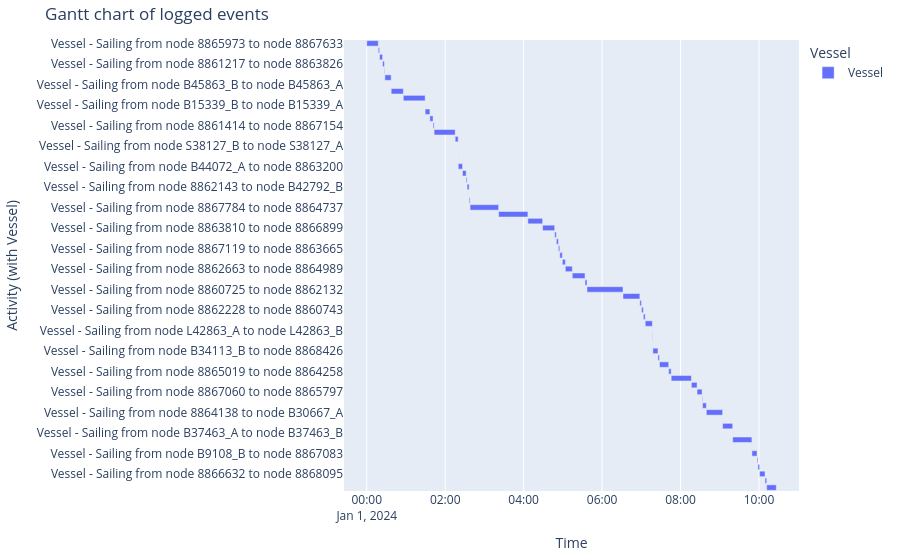

Write notebook code for a chart like this one.
### Markdown cell above
Dont understand why the average speed is not constant at 4 m/s while I did define the vessel like that...

### Code cell
generate_vessel_gantt_chart(df_eventtable)

### Figure 1 — Plotly figure (JSON) as saved in the notebook; plotly's stock layout.template omitted (floating-point values rounded to 4 significant figures)
{"data": [{"base": ["2024-01-01T00:00:00.000000000", "2024-01-01T00:17:36.175585000", "2024-01-01T00:19:38.087688000", "2024-01-01T00:24:11.482206000", "2024-01-01T00:26:57.515323000", "2024-01-01T00:27:41.413381000", "2024-01-01T00:37:21.038204000", "2024-01-01T00:37:23.802884000", "2024-01-01T00:55:57.584321000", "2024-01-01T01:29:19.016518000", "2024-01-01T01:29:21.783417000", "2024-01-01T01:36:33.539583000", "2024-01-01T01:41:25.391311000", "2024-01-01T01:43:02.302856000", "2024-01-01T02:15:18.392905000", "2024-01-01T02:19:48.598259000", "2024-01-01T02:19:51.362783000", "2024-01-01T02:19:58.232033000", "2024-01-01T02:20:00.996556000", "2024-01-01T02:26:29.827275000", "2024-01-01T02:32:01.145126000", "2024-01-01T02:33:28.693406000", "2024-01-01T02:36:36.120364000", "2024-01-01T02:36:38.889946000", "2024-01-01T02:38:04.039106000", "2024-01-01T03:21:44.112396000", "2024-01-01T04:06:30.721469000", "2024-01-01T04:29:02.246485000", "2024-01-01T04:47:27.049213000", "2024-01-01T04:49:59.973661000", "2024-01-01T04:53:07.316397000", "2024-01-01T04:55:17.134815000", "2024-01-01T04:59:11.415833000", "2024-01-01T05:03:46.285831000", "2024-01-01T05:14:24.291412000", "2024-01-01T05:33:51.678373000", "2024-01-01T05:36:54.898174000", "2024-01-01T06:32:00.090667000", "2024-01-01T06:57:44.471382000", "2024-01-01T07:00:16.278625000", "2024-01-01T07:03:05.723246000", "2024-01-01T07:05:59.790995000", "2024-01-01T07:16:54.226957000", "2024-01-01T07:17:05.294258000", "2024-01-01T07:17:38.968751000", "2024-01-01T07:17:41.735577000", "2024-01-01T07:25:26.978512000", "2024-01-01T07:27:49.308413000", "2024-01-01T07:41:50.719874000", "2024-01-01T07:45:41.104999000", "2024-01-01T08:16:37.075477000", "2024-01-01T08:25:16.168551000", "2024-01-01T08:32:57.489895000", "2024-01-01T08:33:45.287432000", "2024-01-01T08:39:26.569032000", "2024-01-01T09:04:24.079860000", "2024-01-01T09:04:26.852396000", "2024-01-01T09:19:45.319880000", "2024-01-01T09:19:48.088200000", "2024-01-01T09:49:10.175434000", "2024-01-01T09:49:12.949102000", "2024-01-01T09:57:00.805444000", "2024-01-01T09:58:22.353015000", "2024-01-01T10:00:56.468555000", "2024-01-01T10:09:11.038138000", "2024-01-01T10:11:47.104232000"], "hovertemplate": "object name=Vessel<br>start time=%{base}<br>stop time=%{x}<br>activity label=%{y}<extra></extra>", "legendgroup": "Vessel", "marker": {"color": "#636efa", "pattern": {"shape": ""}}, "name": "Vessel", "orientation": "h", "showlegend": true, "textposition": "auto", "type": "bar", "x": [1056175, 121912, 273394, 166033, 43898, 579624, 2764, 1113781, 2001432, 2766, 431756, 291851, 96911, 1936090, 270205, 2764, 6869, 2764, 388830, 331317, 87548, 187426, 2769, 85149, 2620073, 2686609, 1351525, 1104802, 152924, 187342, 129818, 234281, 274869, 638005, 1167386, 183219, 3305192, 1544380, 151807, 169444, 174067, 654435, 11067, 33674, 2766, 465242, 142329, 841411, 230385, 1855970, 519093, 461321, 47797, 341281, 1497510, 2772, 918467, 2768, 1762087, 2773, 467856, 81547, 154115, 494569, 156066, 877638], "xaxis": "x", "y": ["Vessel - Sailing from node 8865973 to node 8867633", "Vessel - Sailing from node 8867633 to node 8862102", "Vessel - Sailing from node 8862102 to node 8861217", "Vessel - Sailing from node 8861217 to node 8863826", "Vessel - Sailing from node 8863826 to node 22161426", "Vessel - Sailing from node 22161426 to node B45863_B", "Vessel - Sailing from node B45863_B to node B45863_A", "Vessel - Sailing from node B45863_A to node 8866170", "Vessel - Sailing from node 8866170 to node B15339_B", "Vessel - Sailing from node B15339_B to node B15339_A", "Vessel - Sailing from node B15339_A to node 8864161", "Vessel - Sailing from node 8864161 to node 8861414", "Vessel - Sailing from node 8861414 to node 8867154", "Vessel - Sailing from node 8867154 to node 8867029", "Vessel - Sailing from node 8867029 to node S38127_B", "Vessel - Sailing from node S38127_B to node S38127_A", "Vessel - Sailing from node S38127_A to node B44072_B", "Vessel - Sailing from node B44072_B to node B44072_A", "Vessel - Sailing from node B44072_A to node 8863200", "Vessel - Sailing from node 8863200 to node 8865803", "Vessel - Sailing from node 8865803 to node 8862143", "Vessel - Sailing from node 8862143 to node B42792_B", "Vessel - Sailing from node B42792_B to node B42792_A", "Vessel - Sailing from node B42792_A to node 8867784", "Vessel - Sailing from node 8867784 to node 8864737", "Vessel - Sailing from node 8864737 to node 8867023", "Vessel - Sailing from node 8867023 to node 8863810", "Vessel - Sailing from node 8863810 to node 8866899", "Vessel - Sailing from node 8866899 to node 8867922", "Vessel - Sailing from node 8867922 to node 8867119", "Vessel - Sailing from node 8867119 to node 8863665", "Vessel - Sailing from node 8863665 to node 8867130", "Vessel - Sailing from node 8867130 to node 8862663", "Vessel - Sailing from node 8862663 to node 8864989", "Vessel - Sailing from node 8864989 to node 30985784", "Vessel - Sailing from node 30985784 to node 8860725", "Vessel - Sailing from node 8860725 to node 8862132", "Vessel - Sailing from node 8862132 to node 8866352", "Vessel - Sailing from node 8866352 to node 8862228", "Vessel - Sailing from node 8862228 to node 8860743", "Vessel - Sailing from node 8860743 to node 8862498", "Vessel - Sailing from node 8862498 to node L42863_A", "Vessel - Sailing from node L42863_A to node L42863_B", "Vessel - Sailing from node L42863_B to node B34113_A", "Vessel - Sailing from node B34113_A to node B34113_B", "Vessel - Sailing from node B34113_B to node 8868426", "Vessel - Sailing from node 8868426 to node 8866727", "Vessel - Sailing from node 8866727 to node 8865019", "Vessel - Sailing from node 8865019 to node 8864258", "Vessel - Sailing from node 8864258 to node 8864774", "Vessel - Sailing from node 8864774 to node 8867060", "Vessel - Sailing from node 8867060 to node 8865797", "Vessel - Sailing from node 8865797 to node 8862801", "Vessel - Sailing from node 8862801 to node 8864138", "Vessel - Sailing from node 8864138 to node B30667_A", "Vessel - Sailing from node B30667_A to node B30667_B", "Vessel - Sailing from node B30667_B to node B37463_A", "Vessel - Sailing from node B37463_A to node B37463_B", "Vessel - Sailing from node B37463_B to node B9108_A", "Vessel - Sailing from node B9108_A to node B9108_B", "Vessel - Sailing from node B9108_B to node 8867083", "Vessel - Sailing from node 8867083 to node 8868133", "Vessel - Sailing from node 8868133 to node 8866632", "Vessel - Sailing from node 8866632 to node 8868095", "Vessel - Sailing from node 8868095 to node 8865574", "Vessel - Sailing from node 8865574 to node 8868181"], "yaxis": "y"}], "layout": {"barmode": "overlay", "legend": {"title": {"text": "Vessel"}, "tracegroupgap": 0}, "margin": {"b": 20, "l": 20, "r": 20, "t": 40}, "title": {"text": "Gantt chart of logged events"}, "xaxis": {"anchor": "y", "domain": [0, 1], "title": {"text": "Time"}, "type": "date"}, "yaxis": {"anchor": "x", "autorange": "reversed", "domain": [0, 1], "title": {"text": "Activity (with Vessel)"}}}}
